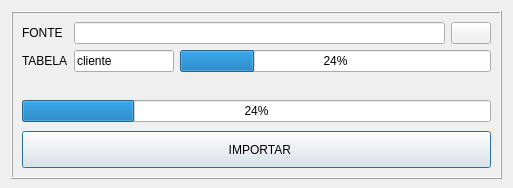
<?xml version="1.0" encoding="UTF-8"?>
<ui version="4.0">
 <class>Dialog</class>
 <widget class="QDialog" name="Dialog">
  <property name="windowModality">
   <enum>Qt::WindowModal</enum>
  </property>
  <property name="geometry">
   <rect>
    <x>0</x>
    <y>0</y>
    <width>513</width>
    <height>188</height>
   </rect>
  </property>
  <property name="windowTitle">
   <string>IMPORTAR BACKUP</string>
  </property>
  <layout class="QGridLayout" name="gridLayout">
   <property name="bottomMargin">
    <number>9</number>
   </property>
   <item row="2" column="0">
    <widget class="QFrame" name="frame">
     <property name="frameShape">
      <enum>QFrame::Box</enum>
     </property>
     <property name="frameShadow">
      <enum>QFrame::Raised</enum>
     </property>
     <layout class="QGridLayout" name="gridLayout_2">
      <item row="6" column="0" colspan="3">
       <widget class="QPushButton" name="bt_import">
        <property name="minimumSize">
         <size>
          <width>0</width>
          <height>40</height>
         </size>
        </property>
        <property name="cursor">
         <cursorShape>PointingHandCursor</cursorShape>
        </property>
        <property name="styleSheet">
         <string notr="true">margin-top: 3px
</string>
        </property>
        <property name="text">
         <string>  IMPORTAR</string>
        </property>
        <property name="icon">
         <iconset resource="resource.qrc">
          <normaloff>:/icons/assets/backup-32.png</normaloff>:/icons/assets/backup-32.png</iconset>
        </property>
        <property name="iconSize">
         <size>
          <width>32</width>
          <height>32</height>
         </size>
        </property>
        <property name="shortcut">
         <string>Ctrl+I</string>
        </property>
       </widget>
      </item>
      <item row="2" column="1">
       <spacer name="verticalSpacer">
        <property name="orientation">
         <enum>Qt::Vertical</enum>
        </property>
        <property name="sizeHint" stdset="0">
         <size>
          <width>20</width>
          <height>40</height>
         </size>
        </property>
       </spacer>
      </item>
      <item row="3" column="0" colspan="3">
       <widget class="QProgressBar" name="progress_bar_main">
        <property name="value">
         <number>24</number>
        </property>
        <property name="alignment">
         <set>Qt::AlignLeading|Qt::AlignLeft|Qt::AlignVCenter</set>
        </property>
        <property name="textVisible">
         <bool>true</bool>
        </property>
        <property name="orientation">
         <enum>Qt::Horizontal</enum>
        </property>
        <property name="invertedAppearance">
         <bool>false</bool>
        </property>
        <property name="textDirection">
         <enum>QProgressBar::TopToBottom</enum>
        </property>
       </widget>
      </item>
      <item row="0" column="0" colspan="3">
       <layout class="QGridLayout" name="gridLayout_3">
        <property name="bottomMargin">
         <number>0</number>
        </property>
        <item row="0" column="0">
         <widget class="QLabel" name="label_2">
          <property name="minimumSize">
           <size>
            <width>0</width>
            <height>0</height>
           </size>
          </property>
          <property name="text">
           <string>FONTE</string>
          </property>
          <property name="buddy">
           <cstring>txt_source</cstring>
          </property>
         </widget>
        </item>
        <item row="0" column="3">
         <widget class="QPushButton" name="bt_open">
          <property name="sizePolicy">
           <sizepolicy hsizetype="Fixed" vsizetype="Fixed">
            <horstretch>0</horstretch>
            <verstretch>0</verstretch>
           </sizepolicy>
          </property>
          <property name="cursor">
           <cursorShape>PointingHandCursor</cursorShape>
          </property>
          <property name="text">
           <string/>
          </property>
          <property name="icon">
           <iconset resource="resource.qrc">
            <normaloff>:/icons/assets/folder.png</normaloff>:/icons/assets/folder.png</iconset>
          </property>
          <property name="shortcut">
           <string>Ctrl+O</string>
          </property>
         </widget>
        </item>
        <item row="1" column="0">
         <widget class="QLabel" name="label_3">
          <property name="sizePolicy">
           <sizepolicy hsizetype="Fixed" vsizetype="Preferred">
            <horstretch>0</horstretch>
            <verstretch>0</verstretch>
           </sizepolicy>
          </property>
          <property name="text">
           <string>TABELA</string>
          </property>
          <property name="buddy">
           <cstring>txt_source</cstring>
          </property>
         </widget>
        </item>
        <item row="1" column="1">
         <widget class="QLineEdit" name="txt_table">
          <property name="sizePolicy">
           <sizepolicy hsizetype="Fixed" vsizetype="Fixed">
            <horstretch>0</horstretch>
            <verstretch>0</verstretch>
           </sizepolicy>
          </property>
          <property name="maximumSize">
           <size>
            <width>100</width>
            <height>16777215</height>
           </size>
          </property>
          <property name="text">
           <string>cliente</string>
          </property>
          <property name="readOnly">
           <bool>true</bool>
          </property>
         </widget>
        </item>
        <item row="0" column="1" colspan="2">
         <widget class="QLineEdit" name="txt_source">
          <property name="readOnly">
           <bool>true</bool>
          </property>
         </widget>
        </item>
        <item row="1" column="2" colspan="2">
         <widget class="QProgressBar" name="progress_bar_table">
          <property name="sizePolicy">
           <sizepolicy hsizetype="Expanding" vsizetype="Minimum">
            <horstretch>0</horstretch>
            <verstretch>0</verstretch>
           </sizepolicy>
          </property>
          <property name="minimumSize">
           <size>
            <width>200</width>
            <height>0</height>
           </size>
          </property>
          <property name="value">
           <number>24</number>
          </property>
          <property name="alignment">
           <set>Qt::AlignLeading|Qt::AlignLeft|Qt::AlignVCenter</set>
          </property>
          <property name="textVisible">
           <bool>true</bool>
          </property>
          <property name="orientation">
           <enum>Qt::Horizontal</enum>
          </property>
          <property name="invertedAppearance">
           <bool>false</bool>
          </property>
          <property name="textDirection">
           <enum>QProgressBar::TopToBottom</enum>
          </property>
         </widget>
        </item>
       </layout>
      </item>
     </layout>
    </widget>
   </item>
  </layout>
 </widget>
 <tabstops>
  <tabstop>bt_import</tabstop>
 </tabstops>
 <resources>
  <include location="resource.qrc"/>
 </resources>
 <connections/>
</ui>
